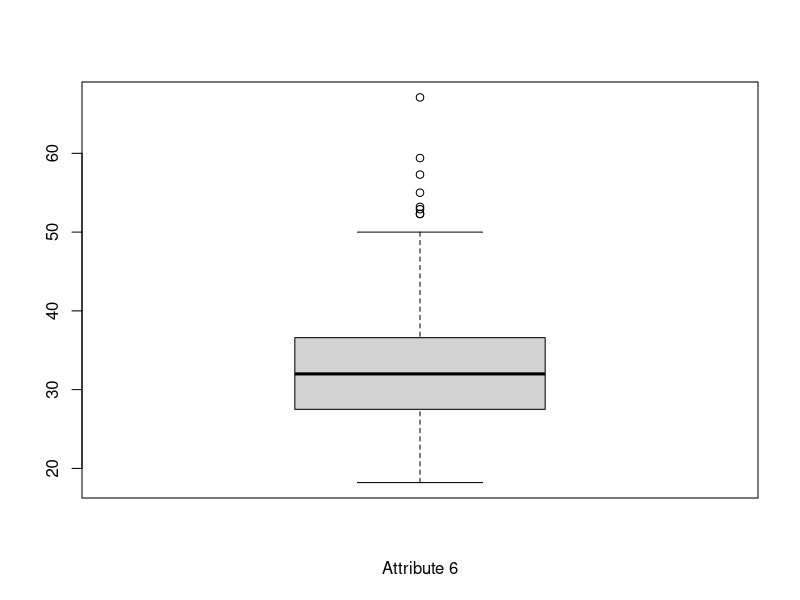

R code for this plot: (Note: this script raises an error after producing the figure.)
#clear the environment
rm(list=ls())

library(ggplot2)

#Import the data
mydata = read.csv("Pid-clean.csv", header = TRUE)
mydata = na.omit(mydata)
#Column headers
mydata[0,]

#separate column 6, remove 0's and calculate mean and standard deviation
column6 = mydata[,'X33.6']
column6 = column6[column6 != 0]
boxplot(column6, xlab ="Attribute 6")
boxplot.stats(column6)
iqr<-IQR(column6)
quantile(column6)
mean(column6)
boxplot.stats(column6)
upper  = min(max(column6), q[4] + 1.5 * iqr)
lower  = max(min(column6), q[2] - 1.5 * iqr)

#separate column 6, remove 0's and calculate mean and standard deviation
tempdata <- split(mydata$X33.6, mydata$X1==1)
column6group1 = tempdata[1]
boxplot(column6group1, xlab ="Attribute 6: class 1(label 0)")
iqr <- IQR(as.numeric(unlist(column6group1)))
quantile(as.numeric(unlist(column6group1)))
mean(as.numeric(unlist(column6group1)))
boxplot.stats(as.numeric(unlist(column6group1)))
upper  = min(max(as.numeric(unlist(column6group1))), q[4] + 1.5 * iqr)
lower  = max(min(as.numeric(unlist(column6group1))), q[2] - 1.5 * iqr)

data2 = tempdata[2]
column6group2 = tempdata[2]
boxplot(column6group2, xlab ="Attribute 6: class 2(label 1)")
iqr <- IQR(as.numeric(unlist(column6group2)))
quantile(as.numeric(unlist(column6group2)))
mean(as.numeric(unlist(column6group2)))
boxplot.stats(as.numeric(unlist(column6group2)))
upper  = min(max(as.numeric(unlist(column6group2))), q[4] + 1.5 * iqr)
lower  = max(min(as.numeric(unlist(column6group2))), q[2] - 1.5 * iqr)
#separate column 7, remove 0's and calculate mean and standard deviation
column8 = mydata[,'X50']
column8 = column8[column8 != 0]
boxplot(column8, xlab = "Attribute 8")
iqr <- IQR(column8)
q <- quantile(column8)
mean(column8)
boxplot.stats(column8)
upper  = min(max(column8), q[4] + 1.5 * iqr)
lower  = max(min(column8), q[2] - 1.5 * iqr)
upper-lower 

#separate column 6, remove 0's and calculate mean and standard deviation
tempdata <- split(mydata$X50, mydata$X1==1)
column8group1 = tempdata[1]
boxplot(column8group1,xlab = "Attribute 8: class 1(label 0)")
iqr <- IQR(as.numeric(unlist(column8group1)))
q <- quantile(as.numeric(unlist(column8group1)))
mean(as.numeric(unlist(column8group1)))
boxplot.stats(as.numeric(unlist(column8group1)))
upper  = min(max(as.numeric(unlist(column8group1))), q[4] + 1.5 * iqr)
lower  = max(min(as.numeric(unlist(column8group1))), q[2] - 1.5 * iqr)
upper-lower

data2 = tempdata[2]
column8group2 = tempdata[2]
boxplot(column8group2, xlab  ="Attribute 8: class 2(label 1)")

iqr <- IQR(as.numeric(unlist(column8group2)))
q <- quantile(as.numeric(unlist(column8group2)))
mean(as.numeric(unlist(column8group2)))
boxplot.stats(as.numeric(unlist(column8group2)))
upper  = min(max(as.numeric(unlist(column8group2))), q[4] + 1.5 * iqr)
lower  = max(min(as.numeric(unlist(column8group2))), q[2] - 1.5 * iqr)
upper-lower

column8group1 = tempdata[1]
boxplot(column6,as.numeric(unlist(column6group1)),as.numeric(unlist(column6group2)), names=c("Attribute 6", "Attribute 6: class 1(label 0)", "Attribute 6: class 2 (label 1)"))
boxplot(column8,as.numeric(unlist(column8group1)),as.numeric(unlist(column8group2)), names=c("Attribute 8", "Attribute 8: class 1(label 0)", "Attribute 8: class 2(label 1)"))
boxplot(column6,column8, names=c("Attribute 6", "Attribute 8"))
boxplot(as.numeric(unlist(column6group1)),as.numeric(unlist(column8group1)),names=c("Attribute 6: class 1 (label 0)", "Attribute 8: class 1(label 0)"))
boxplot(as.numeric(unlist(column6group2)),as.numeric(unlist(column8group2)),names=c("Attribute 6: class 2(label 1)", "Attribute 8: class 2(label 1)"))


library(ggplot2)
p <- ggplot(mydata, aes(X1, X50))
p + geom_boxplot()
